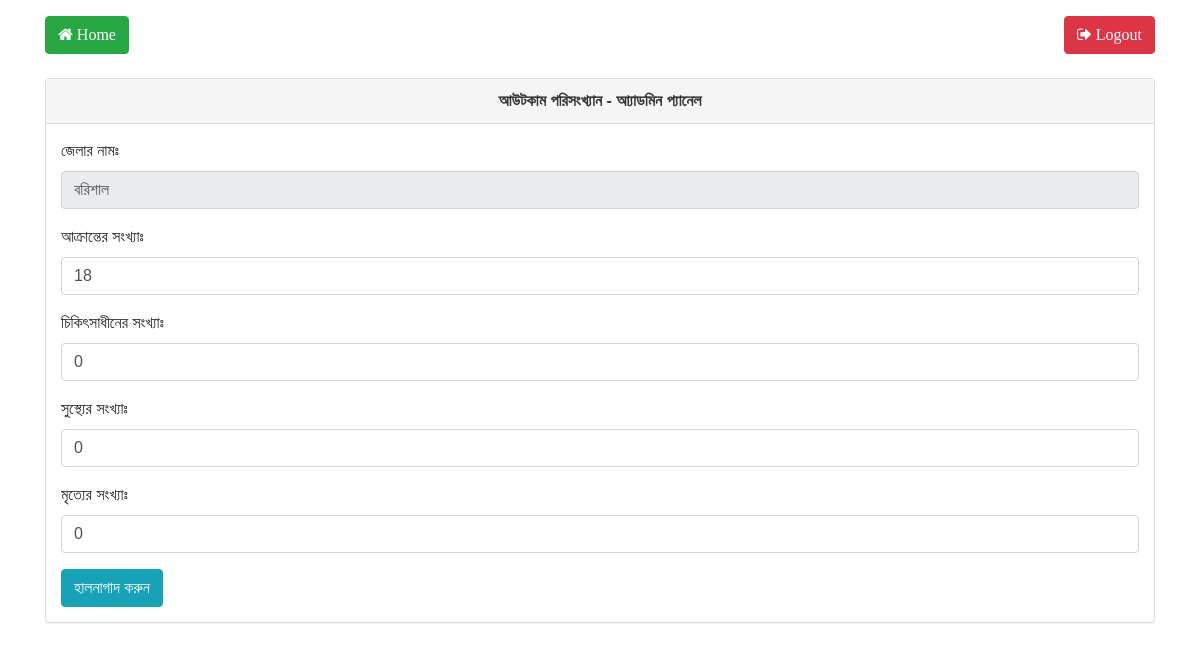
The app's page /admin/update-district.php?id=2 (signed in) with its own data.
### tables this page shows
CREATE TABLE `district` (
  `id` int(5) NOT NULL,
  `district_name` text NOT NULL,
  `confirmed` int(10) NOT NULL,
  `deaths` int(10) NOT NULL,
  `recovered` int(10) NOT NULL,
  `active` int(10) NOT NULL
);

### admin/update-district.php (the view, shortened to what this page needs)
<?php
	$id = $_GET['id'];
	include('config.php');
	$table_name = "district";
	$query1 = "SELECT * FROM $table_name where id=$id";
	$q = $pdo->query($query1);
	$q->setFetchMode(PDO::FETCH_ASSOC);
?>
<!doctype html>
<html lang="en">
  <head>
    <link rel="stylesheet" href="https://maxcdn.bootstrapcdn.com/bootstrap/4.0.0/css/bootstrap.min.css">
	<link rel="stylesheet" type="text/css" href="./css/style.css"/>
	<link rel="stylesheet" type="text/css" href="./css/font-awesome.css"/>
	<?php while($row = $q->fetch()){ ?>
  </head>
  <body>
    <div class="container">
    <?php include('header.php');?>
	<div class="row">
		<div class="col-12">
			<div class="panel panel-default">
				<div class="panel-heading text-center">
					<p>আউটকাম পরিসংখ্যান - আ্যাডমিন প্যানেল</p>
				</div>
				<div class="panel-body">
		<form role="form" method="post">
			<div class="form-group">
				<label for="district_name">জেলার নামঃ</label>
				<input type="text" class="form-control" name="district_name" id="district_name" value="<?php echo htmlspecialchars($row['district_name']);?>" readonly>
			</div>
			<div class="form-group">
				<label for="confirmed">আক্রান্তের সংখ্যাঃ</label>
				<input type="text" class="form-control" name="confirmed" id="confirmed" value="<?php echo htmlspecialchars($row['confirmed']);?>">
			</div>
			<div class="form-group">
				<label for="active">চিকিৎসাধীনের সংখ্যাঃ</label>
				<input type="text" class="form-control" name="active" id="active" value="<?php echo htmlspecialchars($row['active']);?>">
			</div>
			<div class="form-group">
				<label for="recovered">সুস্থ্যের সংখ্যাঃ</label>
				<input type="text" class="form-control" name="recovered" id="recovered" value="<?php echo htmlspecialchars($row['recovered']);?>">
			</div>
			<div class="form-group">
				<label for="deaths">মৃত্যের সংখ্যাঃ</label>
				<input type="text" class="form-control" name="deaths" id="deaths" value="<?php echo htmlspecialchars($row['deaths']);?>">
				<?php } ?>
			</div>
			<button onclick="return confirm('আপনি কি হালনাগাদ করতে চাচ্ছেন?');" type="submit" name="update" class="btn btn-info">হালনাগাদ করুন</button>
		</form>
</div>
				</div>
			</div>
		</div>
	</div>
  </body>
</html>

### admin/header.php
<div class="row">
	<div class="col-6">
	    <div class="d-flex justify-content-start">
	        <div class="mt-3">
				<a href="home.php">
					<button class="btn btn-success">
					    <i class="fa fa-home" aria-hidden="true">
					        Home
					    </i>
					</button>
				</a>
			</div>
	    </div>
	</div>
	<div class="col-6">
		<div class="d-flex d-flex justify-content-end">
			<div class="mt-3">
				<a href="logout.php">
					<button class="btn btn-danger">
					    <i class="fa fa-sign-out" aria-hidden="true">
					        Logout
					    </i>
					</button>
				</a>
			</div>
		</div>
	</div>
</div>
<br/>

### admin/css/style.css (style rules this page uses)
* { margin: 0; padding: 0; }
body { font-family: "Kiron", sans-serif !important; font-size: 16px; font-weight: 400; }
a, a:hover, a:focus { -webkit-transition-duration: 500ms; transition-duration: 500ms; text-decoration: none; outline: 0 solid transparent; font-weight: 600; font-size: 14px; }
.panel { margin-bottom: 20px; background-color: #fff; border: 1px solid #bce8f1; border-radius: 4px; -webkit-box-shadow: 0 1px 1px rgba(0, 0, 0, .05); box-shadow: 0 1px 1px rgba(0, 0, 0, .05); }
.panel-heading { padding: 10px 15px; border-bottom: 1px solid #bce8f1; border-top-left-radius: 3px; border-top-right-radius: 3px; }
.panel-default { border-color: #ddd; }
.panel-default > .panel-heading { color: #333; background-color: #f5f5f5; border-color: #ddd; }
.panel-default > .panel-heading > p { margin-top: 0; margin-bottom: 0; font-weight: bold; }
.panel-body { padding: 15px; }

### records on screen
district: district_name "বরিশাল", confirmed "18", active "0", recovered "0", deaths "0"
